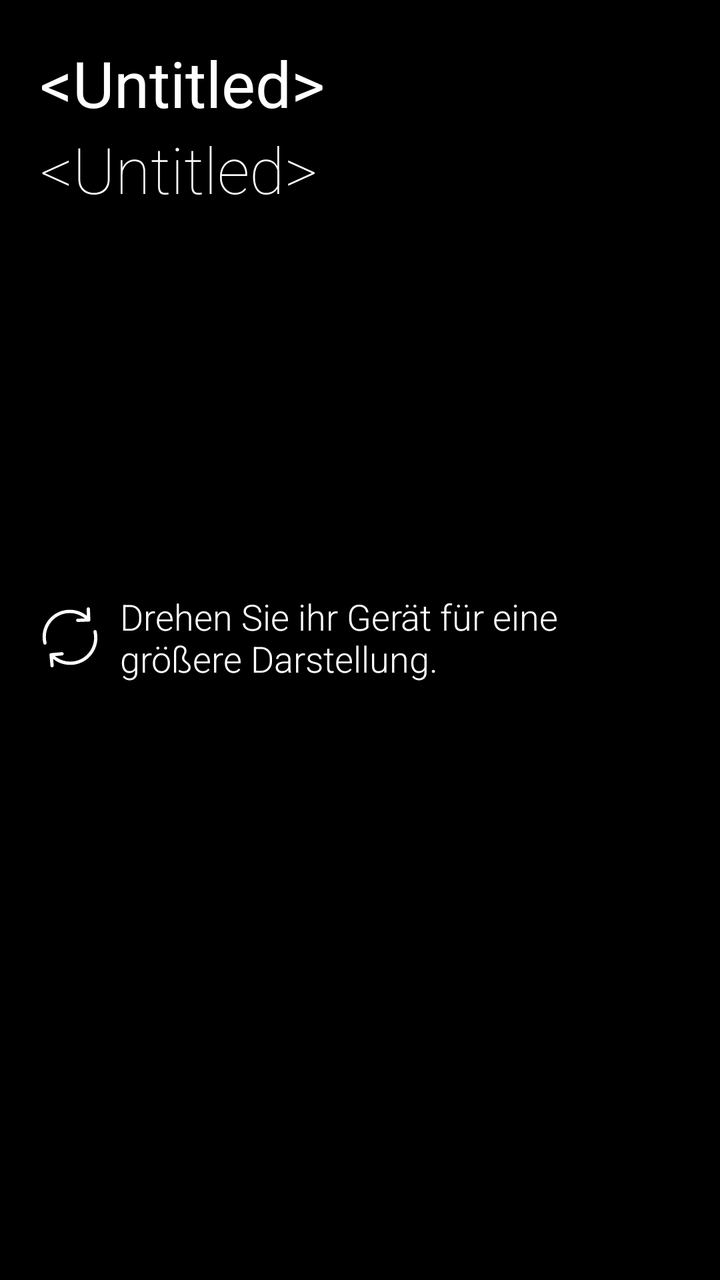
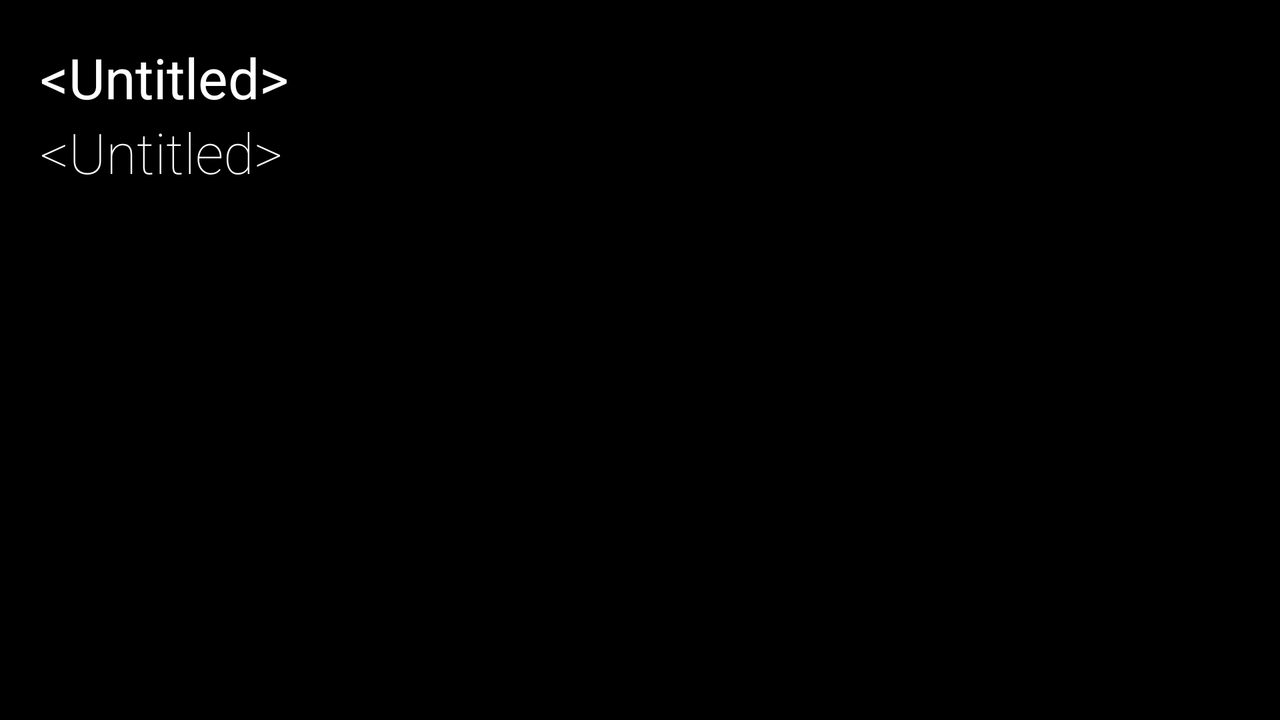

The same Android screen from two of the app's own layout files: first res/layout/ as a phone draws it, then the author's variant for another configuration, drawn on a device whose configuration selects that folder. Both files follow.
<!-- AndroidManifest.xml: application theme AppTheme -->
<!-- res/layout/activity_show_card.xml -->
<?xml version="1.0" encoding="utf-8"?>
<androidx.constraintlayout.widget.ConstraintLayout xmlns:android="http://schemas.android.com/apk/res/android"
    xmlns:app="http://schemas.android.com/apk/res-auto"
    xmlns:tools="http://schemas.android.com/tools"
    android:layout_width="match_parent"
    android:layout_height="match_parent"
    tools:context=".activity.ShowCardActivity">

    <TextView
        android:id="@+id/cardNameText"
        android:layout_width="wrap_content"
        android:layout_height="wrap_content"
        android:layout_marginStart="20dp"
        android:layout_marginTop="20dp"
        android:fontFamily="sans-serif-thin"
        android:text="@android:string/untitled"
        android:textColor="@color/colorTextLight"
        android:textSize="32sp"
        android:textStyle="bold"
        app:layout_constraintStart_toStartOf="parent"
        app:layout_constraintTop_toTopOf="parent" />

    <TextView
        android:id="@+id/customerNameText"
        android:layout_width="wrap_content"
        android:layout_height="wrap_content"
        android:layout_marginStart="20dp"
        android:fontFamily="sans-serif-thin"
        android:text="@android:string/untitled"
        android:textColor="@color/colorTextLight"
        android:textSize="32sp"
        app:layout_constraintStart_toStartOf="parent"
        app:layout_constraintTop_toBottomOf="@+id/cardNameText" />

    <ImageView
        android:id="@+id/codeView"
        android:layout_width="0dp"
        android:layout_height="150dp"
        android:layout_marginStart="20dp"
        android:layout_marginTop="20dp"
        android:layout_marginEnd="20dp"
        android:contentDescription="@android:string/untitled"
        app:layout_constraintEnd_toEndOf="parent"
        app:layout_constraintStart_toStartOf="parent"
        app:layout_constraintTop_toBottomOf="@+id/customerNameText" />

    <TextView
        android:id="@+id/tiltDeviceText"
        android:layout_width="0dp"
        android:layout_height="wrap_content"
        android:layout_marginStart="20dp"
        android:layout_marginTop="20dp"
        android:layout_marginEnd="20dp"
        android:drawableStart="@drawable/ic_tilt_light"
        android:drawablePadding="10dp"
        android:fontFamily="sans-serif-light"
        android:gravity="center_vertical"
        android:text="@string/card_hint_vertical"
        android:textColor="@color/colorTextLight"
        android:textSize="18sp"
        app:layout_constraintEnd_toEndOf="parent"
        app:layout_constraintStart_toStartOf="parent"
        app:layout_constraintTop_toBottomOf="@+id/codeView" />
</androidx.constraintlayout.widget.ConstraintLayout>
<!-- resources referenced by this layout -->
<resources>
  <color name="colorTextLight">#FFFFFF</color>
  <!-- drawable ic_tilt_light (drawable) -->
  <vector android:height="30dp"
      android:viewportHeight="489.711"
      android:viewportWidth="489.711"
      android:width="30dp"
      xmlns:android="http://schemas.android.com/apk/res/android">
      <path
          android:fillColor="@color/colorTextLight"
          android:pathData="M112.156,97.111c72.3,-65.4 180.5,-66.4 253.8,-6.7l-58.1,2.2c-7.5,0.3 -13.3,6.5 -13,14c0.3,7.3 6.3,13 13.5,13c0.2,0 0.3,0 0.5,0l89.2,-3.3c7.3,-0.3 13,-6.2 13,-13.5v-1c0,-0.2 0,-0.3 0,-0.5v-0.1l0,0l-3.3,-88.2c-0.3,-7.5 -6.6,-13.3 -14,-13c-7.5,0.3 -13.3,6.5 -13,14l2.1,55.3c-36.3,-29.7 -81,-46.9 -128.8,-49.3c-59.2,-3 -116.1,17.3 -160,57.1c-60.4,54.7 -86,137.9 -66.8,217.1c1.5,6.2 7,10.3 13.1,10.3c1.1,0 2.1,-0.1 3.2,-0.4c7.2,-1.8 11.7,-9.1 9.9,-16.3C36.656,218.211 59.056,145.111 112.156,97.111z" />
      <path
          android:fillColor="@color/colorTextLight"
          android:pathData="M462.456,195.511c-1.8,-7.2 -9.1,-11.7 -16.3,-9.9c-7.2,1.8 -11.7,9.1 -9.9,16.3c16.9,69.6 -5.6,142.7 -58.7,190.7c-37.3,33.7 -84.1,50.3 -130.7,50.3c-44.5,0 -88.9,-15.1 -124.7,-44.9l58.8,-5.3c7.4,-0.7 12.9,-7.2 12.2,-14.7s-7.2,-12.9 -14.7,-12.2l-88.9,8c-7.4,0.7 -12.9,7.2 -12.2,14.7l8,88.9c0.6,7 6.5,12.3 13.4,12.3c0.4,0 0.8,0 1.2,-0.1c7.4,-0.7 12.9,-7.2 12.2,-14.7l-4.8,-54.1c36.3,29.4 80.8,46.5 128.3,48.9c3.8,0.2 7.6,0.3 11.3,0.3c55.1,0 107.5,-20.2 148.7,-57.4C456.056,357.911 481.656,274.811 462.456,195.511z" />
  </vector>
  <string name="card_hint_vertical">Drehen Sie ihr Gerät für eine größere Darstellung.</string>
  <style name="AppTheme" parent="Theme.AppCompat.Light.NoActionBar">
          <item name="colorPrimary">@color/colorPrimary</item>
          <item name="colorPrimaryDark">@color/colorPrimaryDark</item>
          <item name="colorAccent">@color/colorAccent</item>
          <item name="android:windowBackground">@color/colorBackground</item>
          <item name="colorControlHighlight">@color/colorRipple</item>
      </style>
  <color name="colorPrimary">#FFFFFF</color>
  <color name="colorPrimaryDark">#000000</color>
  <color name="colorAccent">#FFFFFF</color>
  <color name="colorBackground">#000000</color>
  <color name="colorRipple">#59FFFFFF</color>
</resources>
<!-- res/layout-land/activity_show_card.xml (the author's variant of the layout above) -->
<!-- drawn on the phone turned sideways -->
<?xml version="1.0" encoding="utf-8"?>
<androidx.constraintlayout.widget.ConstraintLayout xmlns:android="http://schemas.android.com/apk/res/android"
    xmlns:app="http://schemas.android.com/apk/res-auto"
    xmlns:tools="http://schemas.android.com/tools"
    android:layout_width="match_parent"
    android:layout_height="match_parent"
    tools:context=".activity.ShowCardActivity">

    <TextView
        android:id="@+id/cardNameText"
        android:layout_width="wrap_content"
        android:layout_height="wrap_content"
        android:layout_marginStart="20dp"
        android:layout_marginTop="20dp"
        android:fontFamily="sans-serif-thin"
        android:text="@android:string/untitled"
        android:textColor="@color/colorTextLight"
        android:textSize="28sp"
        android:textStyle="bold"
        app:layout_constraintStart_toStartOf="parent"
        app:layout_constraintTop_toTopOf="parent" />

    <TextView
        android:id="@+id/customerNameText"
        android:layout_width="wrap_content"
        android:layout_height="wrap_content"
        android:layout_marginStart="20dp"
        android:fontFamily="sans-serif-thin"
        android:text="@android:string/untitled"
        android:textColor="@color/colorTextLight"
        android:textSize="28sp"
        app:layout_constraintStart_toStartOf="parent"
        app:layout_constraintTop_toBottomOf="@+id/cardNameText" />

    <ImageView
        android:id="@+id/codeView"
        android:layout_width="0dp"
        android:layout_height="0dp"
        android:layout_marginStart="20dp"
        android:layout_marginTop="20dp"
        android:layout_marginEnd="20dp"
        android:layout_marginBottom="20dp"
        android:contentDescription="@android:string/untitled"
        app:layout_constraintBottom_toBottomOf="parent"
        app:layout_constraintEnd_toEndOf="parent"
        app:layout_constraintStart_toStartOf="parent"
        app:layout_constraintTop_toBottomOf="@+id/customerNameText"
        app:layout_constraintVertical_bias="0.556" />

</androidx.constraintlayout.widget.ConstraintLayout>
<!-- resources referenced by the variant -->
<!-- as the phone turned sideways resolves them -->
<resources>
  <color name="colorTextLight">#FFFFFF</color>
  <style name="AppTheme" parent="Theme.AppCompat.Light.NoActionBar">
          <item name="colorPrimary">@color/colorPrimary</item>
          <item name="colorPrimaryDark">@color/colorPrimaryDark</item>
          <item name="colorAccent">@color/colorAccent</item>
          <item name="android:windowBackground">@color/colorBackground</item>
          <item name="colorControlHighlight">@color/colorRipple</item>
      </style>
  <color name="colorPrimary">#FFFFFF</color>
  <color name="colorPrimaryDark">#000000</color>
  <color name="colorAccent">#FFFFFF</color>
  <color name="colorBackground">#000000</color>
  <color name="colorRipple">#59FFFFFF</color>
</resources>
